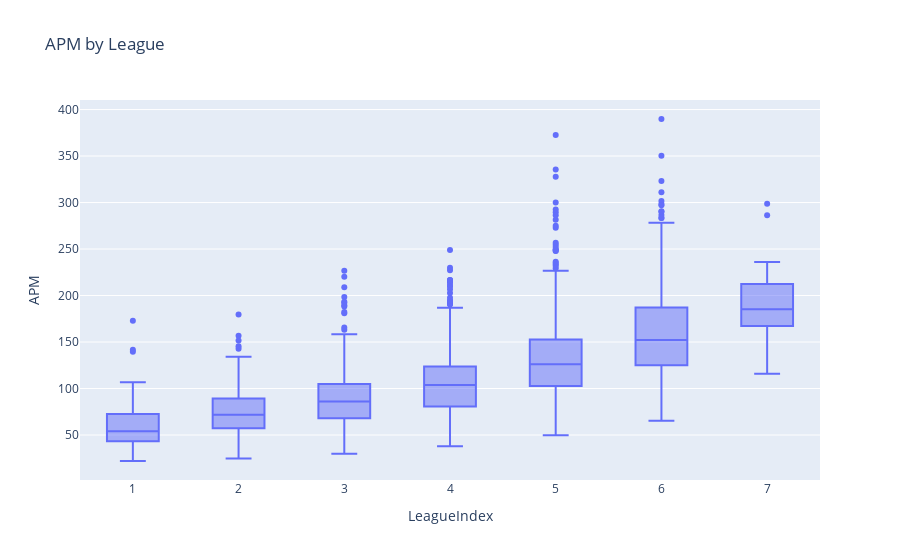

The notebook cell this image was saved under:
### Markdown cell above
The totalhours between all the players seems to be the same for everybody so it doesn't

### Code cell
px.box(skillcraft,x='LeagueIndex',y='APM',title="APM by League")

### Figure 1 — Plotly figure (JSON) as saved in the notebook; plotly's stock layout.template omitted (floating-point values rounded to 4 significant figures; data arrays with more than 128 entries replaced by an {"elided": "..."} marker saying what was removed)
{"data": [{"alignmentgroup": "True", "hovertemplate": "LeagueIndex=%{x}<br>APM=%{y}<extra></extra>", "legendgroup": "", "marker": {"color": "#636efa"}, "name": "", "notched": false, "offsetgroup": "", "orientation": "v", "showlegend": false, "type": "box", "x": {"elided": "3338 int values"}, "x0": " ", "xaxis": "x", "y": {"elided": "3338 float values"}, "y0": " ", "yaxis": "y"}], "layout": {"boxmode": "group", "legend": {"tracegroupgap": 0}, "title": {"text": "APM by League"}, "xaxis": {"anchor": "y", "domain": [0, 1], "title": {"text": "LeagueIndex"}}, "yaxis": {"anchor": "x", "domain": [0, 1], "title": {"text": "APM"}}}}
